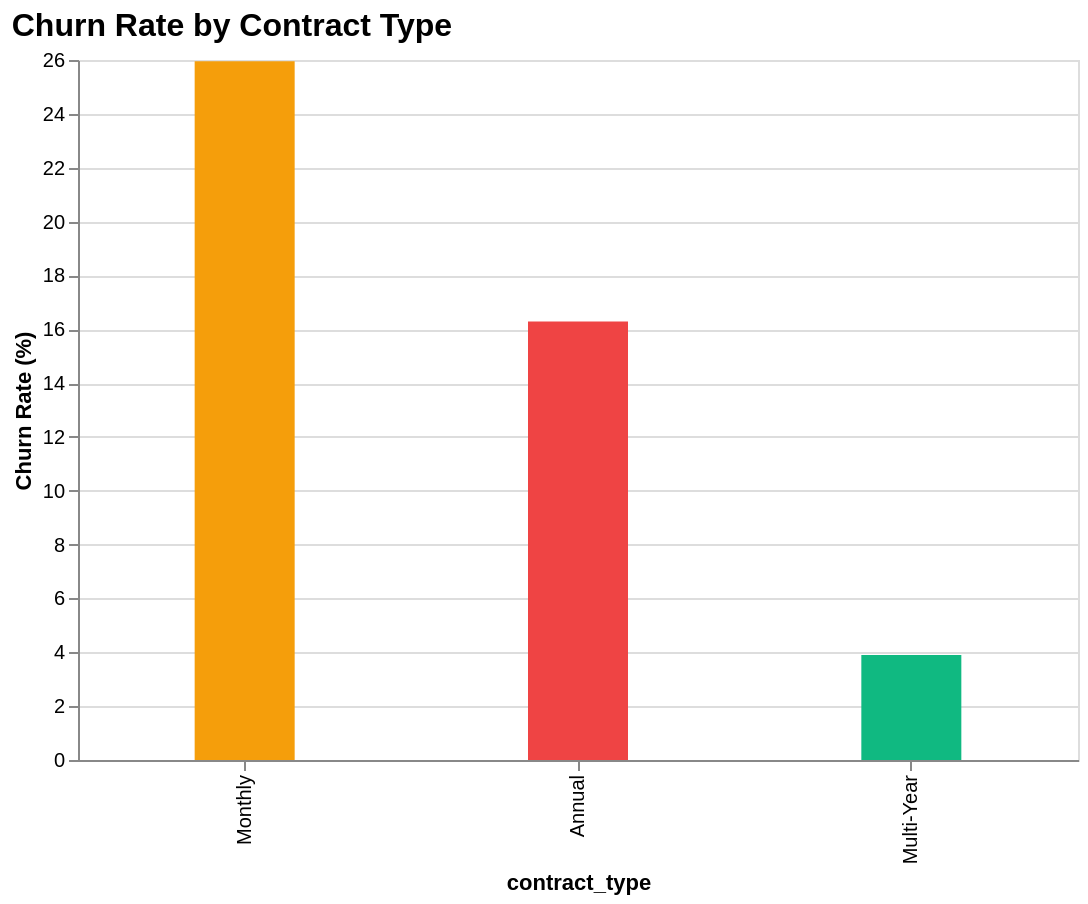

The notebook cell this image was saved under:
### Code cell
# Cell 6: Churn Rate by Contract Type

churn_contract = df.groupby('contract_type')['churned'].mean().reset_index()
churn_contract['churn_pct'] = churn_contract['churned'] * 100

alt.Chart(churn_contract).mark_bar(size=50).encode(
    x=alt.X('contract_type:N', sort=['Monthly', 'Annual', 'Multi-Year']),
    y=alt.Y('churn_pct:Q', title='Churn Rate (%)'),
    color=alt.Color('contract_type:N', scale=alt.Scale(range=['#ef4444', '#f59e0b', '#10b981']), legend=None),
    tooltip=['contract_type', alt.Tooltip('churn_pct', format='.1f')]
).properties(
    title='Churn Rate by Contract Type',
    width=500,
    height=350
).configure_title(anchor='start', fontSize=16)

### Figure 1 — Vega-Lite specification as saved in the notebook (floating-point values rounded to 4 significant figures)
{"config": {"view": {"continuousWidth": 300, "continuousHeight": 300}, "title": {"anchor": "start", "fontSize": 16}}, "data": {"name": "data-a536d1f8dc802e62e4232a6846f4a247"}, "mark": {"type": "bar", "size": 50}, "encoding": {"color": {"field": "contract_type", "legend": null, "scale": {"range": ["#ef4444", "#f59e0b", "#10b981"]}, "type": "nominal"}, "tooltip": [{"field": "contract_type", "type": "nominal"}, {"field": "churn_pct", "format": ".1f", "type": "quantitative"}], "x": {"field": "contract_type", "sort": ["Monthly", "Annual", "Multi-Year"], "type": "nominal"}, "y": {"field": "churn_pct", "title": "Churn Rate (%)", "type": "quantitative"}}, "height": 350, "title": "Churn Rate by Contract Type", "width": 500, "$schema": "https://vega.github.io/schema/vega-lite/v5.20.1.json", "datasets": {"data-a536d1f8dc802e62e4232a6846f4a247": [{"contract_type": "Annual", "churned": 0.1629, "churn_pct": 16.29}, {"contract_type": "Monthly", "churned": 0.2595, "churn_pct": 25.95}, {"contract_type": "Multi-Year", "churned": 0.03896, "churn_pct": 3.896}]}}
